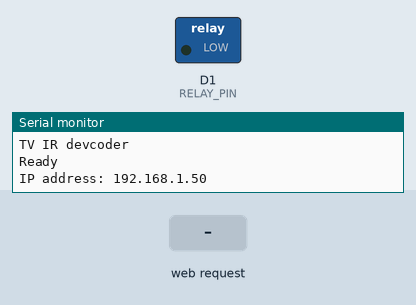
This sketch was run on a simulated ESP8266 (NodeMCU). Parts: switched loads named in the sketch (green lamp = pin HIGH), the last lines printed to the serial monitor. The inputs (shaded band) are chosen by the test bench. WiFi joins after 1.5 s; servers stay silent unless stated.

Above: at 2.7 s.
2.8 s: HTTP request GET /ambilight_on received
At 3.6 s:
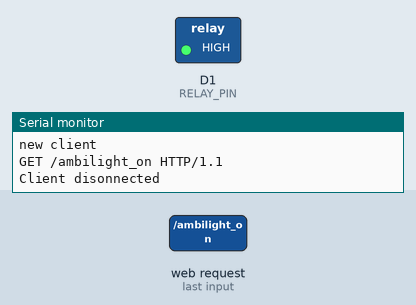
6.2 s: HTTP request GET /ambilight_off received
At 7.4 s:
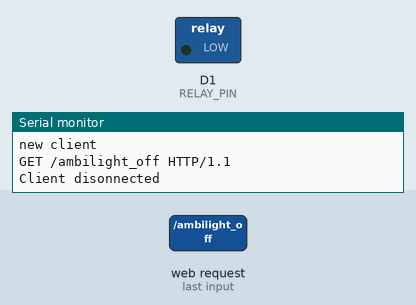
Timing chart, 0 to 9.2 s (numbered marks = the images above; inputs shaded):
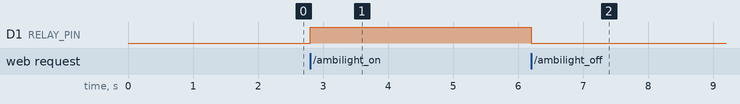

Measured:
- after the input at 2.8 s, D1 (RELAY_PIN): LOW → HIGH at once
- after the input at 6.2 s, D1 (RELAY_PIN): HIGH → LOW at once

The sketch:

TV_receiver.ino
```cpp
#include <IRrecv.h>
#include <IRsend.h>
#include <IRremoteESP8266.h>
#include <ArduinoOTA.h>


const char* ssid = "domo";
const char* password = "pulsar est content";

const uint16_t bar_on_off[77] = {4476, 4456,  494, 504,  520, 498,  494, 476,  518, 502,  472, 1492,  524, 1468,  514, 480,  520, 476,  494, 1494,  520, 1468,  492, 1496,  494, 1498,  496, 500,  518, 476,  516, 476,  496, 498,  496, 4468,  498, 496,  494, 528,  466, 528,  466, 502,  494, 500,  494, 500,  494, 528,  494, 476,  518, 1468,  496, 1494,  496, 1494,  494, 502,  520, 1468,  498, 1492,  496, 1494,  494, 1494,  518, 478,  518, 476,  496, 500,  516, 1474,  518};  // UNKNOWN CA31DA45
const uint16_t bar_vol_plus[77] = {4504, 4428,  552, 464,  528, 466,  530, 464,  530, 466,  528, 1460,  530, 1460,  532, 462,  530, 464,  528, 1460,  530, 1460,  530, 1460,  532, 1458,  530, 464,  530, 466,  528, 466,  532, 462,  532, 4430,  532, 464,  528, 466,  528, 466,  528, 466,  528, 1462,  528, 1462,  530, 1458,  530, 464,  528, 1460,  532, 1458,  528, 1462,  532, 462,  532, 462,  530, 464,  530, 464,  528, 1462,  530, 464,  528, 466,  528, 468,  528, 1462,  530};  // UNKNOWN CF2F9DAB
const uint16_t bar_vol_minus[77] = {4504, 4450,  526, 468,  500, 494,  500, 496,  500, 494,  500, 1488,  528, 1462,  504, 492,  498, 496,  500, 1490,  500, 1490,  502, 1488,  502, 1488,  500, 494,  500, 494,  500, 494,  504, 490,  502, 4458,  504, 492,  500, 494,  498, 496,  502, 494,  500, 494,  502, 492,  500, 494,  500, 1490,  502, 1486,  502, 1488,  502, 1488,  500, 494,  500, 1488,  502, 1488,  502, 1488,  502, 492,  502, 492,  500, 494,  502, 492,  500, 1490,  502};  // UNKNOWN B2BBAC69
const uint16_t bar_vol_mute[77] = {4494, 4428,  554, 462,  532, 462,  530, 466,  530, 474,  518, 1460,  532, 1458,  532, 462,  532, 462,  532, 1458,  532, 1458,  532, 1456,  532, 1458,  532, 462,  530, 464,  530, 464,  532, 464,  530, 4430,  528, 468,  530, 462,  532, 464,  528, 466,  534, 1456,  530, 464,  530, 466,  532, 462,  530, 1460,  532, 1458,  530, 1460,  534, 462,  530, 464,  528, 1460,  530, 1460,  530, 1460,  532, 462,  530, 464,  530, 464,  528, 1462,  530};  // UNKNOWN 123CD34B

// 39bits codes
#define BAR_ON_OFF    0xCA31DA45
#define BAR_VOL_PLUS  0xCF2F9DAB
#define BAR_VOL_MINUS 0xB2BBAC69
#define BAR_VOL_MUTE  0x123CD34B
#define BAR_AUX       0x2973A32A


//20bits
#define TV_AMBILIGHT      0x1008F
#define TV_AMBILIGHT_ALT  0x0008F

#define TC_ON_OFF     0x1000C
#define TV_VOL_PLUS   0x10010
#define TV_VOL_MINUS  0x10011

// e.g. D5 on a NodeMCU board.14
#define IR_RX_PIN     D5
#define RELAY_PIN     D1

#define GND_TX_PIN    D2
#define IR_TX_PIN     D3

bool light_state = false;


// Use turn on the save buffer feature for more complete capture coverage.
IRrecv irrecv(IR_RX_PIN, 256, 15, true);
IRsend irsend(IR_TX_PIN);
WiFiServer server(80);

decode_results results;  // Somewhere to store the results

unsigned long last_cmd, current;

void client_task(void);


void write_relay(bool state) {
  digitalWrite(RELAY_PIN, state);
}


void toggle_ambilight(void)
{
  light_state = !light_state;
  write_relay(light_state);
}

void ambilight(bool state)
{
  light_state = state;
  write_relay(light_state);
}


void setup() {
  // put your setup code here, to run once:
  Serial.begin(115200);
  Serial.printf("TV IR devcoder \n");
  irrecv.enableIRIn();  // Start the receiver
  pinMode(RELAY_PIN, OUTPUT);
  pinMode(GND_TX_PIN, OUTPUT);
  digitalWrite(GND_TX_PIN, 0);
  //pinMode(IR_TX_PIN, OUTPUT);
  irsend.begin();

  WiFi.mode(WIFI_STA);
  WiFi.begin(ssid, password);
  while (WiFi.waitForConnectResult() != WL_CONNECTED) {
    Serial.println("Connection Failed! Rebooting...");
    delay(5000);
    ESP.restart();
  }


  ArduinoOTA.onStart([]() {
    String type;
    if (ArduinoOTA.getCommand() == U_FLASH) {
      type = "sketch";
    } else { // U_SPIFFS
      type = "filesystem";
    }

    // NOTE: if updating SPIFFS this would be the place to unmount SPIFFS using SPIFFS.end()
    Serial.println("Start updating " + type);
  });

  ArduinoOTA.onEnd([]() {
    Serial.println("\nEnd");
  });
  ArduinoOTA.onProgress([](unsigned int progress, unsigned
  int total) {
    Serial.printf("Progress: %u%%\r", (progress / (total / 100)));
  });
  ArduinoOTA.onError([](ota_error_t error) {
    Serial.printf("Error[%u]: ", error);
    if (error == OTA_AUTH_ERROR) {
      Serial.println("Auth Failed");
    } else if (error == OTA_BEGIN_ERROR) {
      Serial.println("Begin Failed");
    } else if (error == OTA_CONNECT_ERROR) {
      Serial.println("Connect Failed");
    } else if (error == OTA_RECEIVE_ERROR) {
      Serial.println("Receive Failed");
    } else if (error == OTA_END_ERROR) {
      Serial.println("End Failed");
    }
  });
  ArduinoOTA.begin();
  server.begin();
  Serial.println("Ready");
  Serial.print("IP address: ");
  Serial.println(WiFi.localIP());
}

void loop() {
  ArduinoOTA.handle();
  client_task();
  if (irrecv.decode(&results)) {
    if (results.value == TV_AMBILIGHT_ALT || results.value == TV_AMBILIGHT) {
      current = millis();
      if (abs(last_cmd - current) > 1000) {
        last_cmd = current;
        Serial.printf("TOGGLE!! \n");
        toggle_ambilight();
      }
    }
    else if (results.value == 0xCA31DA45) {
      Serial.printf("SOUND!! \n");
    }
    else if (results.value == BAR_ON_OFF) {
      irsend.sendRaw((uint16_t*)bar_on_off, sizeof(bar_on_off) / 2, 38);
    }
  }

}

void client_task(void)
{
  String action = "Invalid Action";
  WiFiClient client = server.available();
  if (!client) {
    return;
  }

  // Wait until the client sends some data
  Serial.println("new client");
  while (!client.available()) {
    delay(1);
  }

  // Read the first line of the request
  String req = client.readStringUntil('\r');
  Serial.println(req);
  client.flush();

  // Match the request
  if (req.indexOf("/ambilight_on") != -1) {
    action = "Ambilight on";
    ambilight(true);
  }
  else if (req.indexOf("/ambilight_off") != -1) {
    ambilight(false);
    action = "Ambilight off";
  }
  else if (req.indexOf("/bar_on_off") != -1) {
    irsend.sendRaw((uint16_t*)bar_on_off, sizeof(bar_on_off) / 2, 38);
    action = "Bar on/off";
  }
  else if (req.indexOf("/reset") != -1) {
    ESP.restart();
  }
  else {
    Serial.println("invalid request");
    client.stop();
    return;
  }
  client.flush();
  String s = "HTTP/1.1 200 OK\r\nContent-Type: text/html\r\n\r\n<!DOCTYPE HTML>\r\n<html>\r\nAmbilight Access OK ";
  s += action;
  s += "</html>\n";
  // Send the response to the client
  client.print(s);
  delay(1);
  Serial.println("Client disonnected");
}
```
